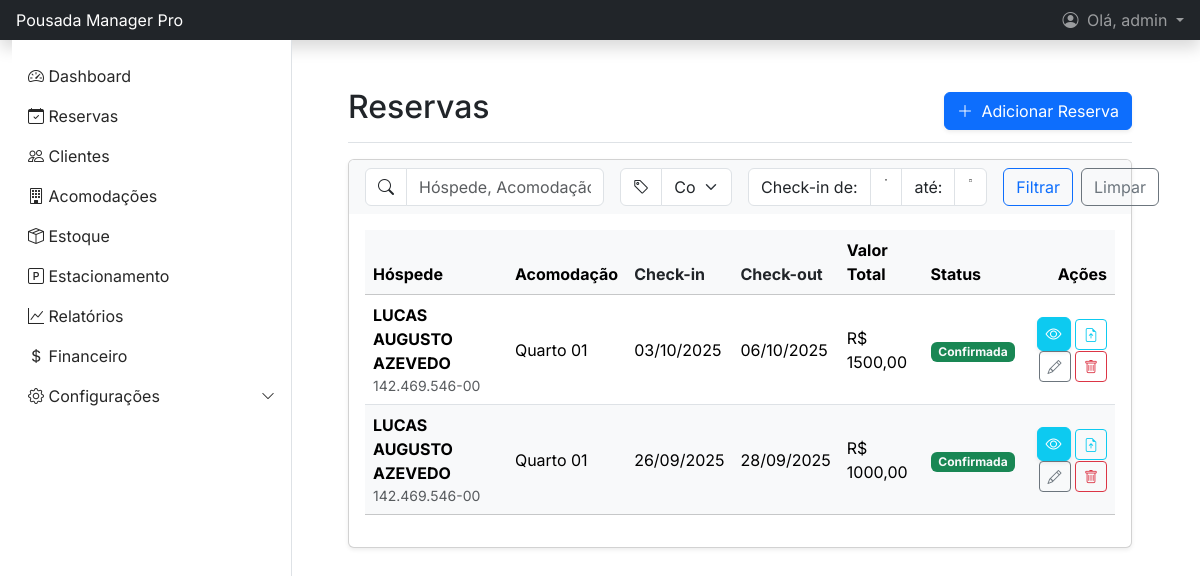
Page /reservas/?status=confirmada (signed in) on the earlier database version.
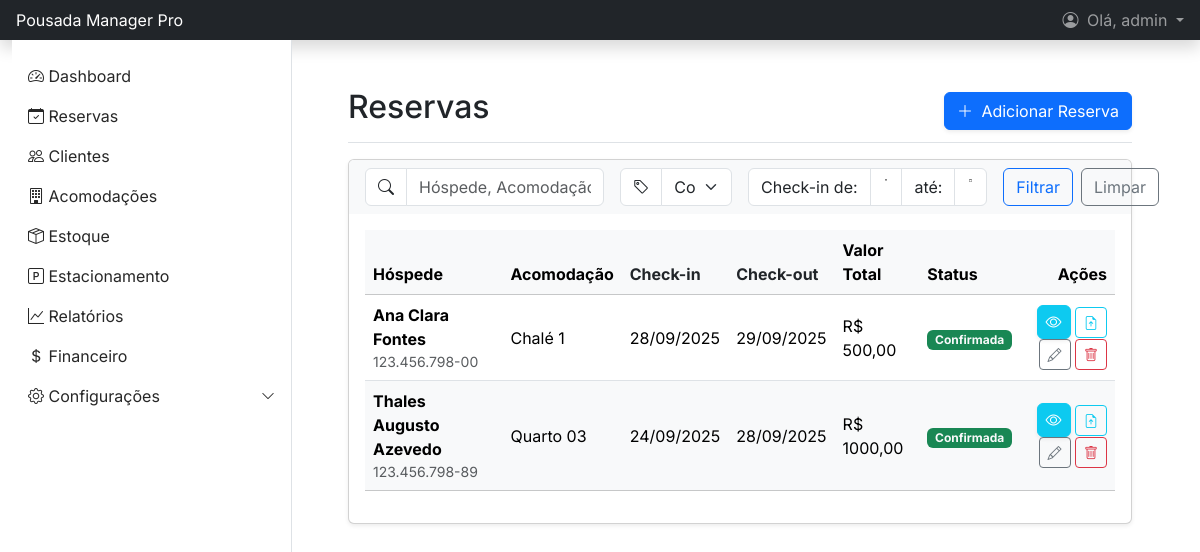
Same page on the later database version.
### gestao/models.py (models this page shows, shortened)
class Reserva(models.Model):
    STATUS_CHOICES = (
        ('pre_reserva', 'Pré-reserva'),
        ('confirmada', 'Confirmada'),
        ('checkin', 'Check-in Realizado'),
        ('checkout', 'Check-out Realizado'),
        ('cancelada', 'Cancelada'),
    )
    cliente = models.ForeignKey(Cliente, on_delete=models.CASCADE, related_name='reservas')
    acomodacao = models.ForeignKey(Acomodacao, on_delete=models.CASCADE, related_name='reservas')
    data_checkin = models.DateField()
    data_checkout = models.DateField()
    data_reserva = models.DateTimeField(auto_now_add=True)
    status = models.CharField(max_length=20, choices=STATUS_CHOICES, default='pre_reserva')
    num_adultos = models.PositiveIntegerField("N° Adultos", default=1, help_text="N° de adultos") # Atualizado 18.09.25
    num_criancas_5 = models.PositiveIntegerField("N° Crianças até 5 anos", default=0, help_text="Crianças até 5 anos") # Atualizado 18.09.25
    num_criancas_12 = models.PositiveIntegerField("N° Crianças de 6 a 12 anos", default=0, help_text="Crianças de 6 a 12 anos") # Atualizado 18.09.25
    valor_total_diarias = models.DecimalField(max_digits=10, decimal_places=2, default=0.0)
    valor_consumo = models.DecimalField(max_digits=10, decimal_places=2, default=0.0)
    desconto = models.DecimalField(max_digits=10, decimal_places=2, default=0.0)
    valor_extra = models.DecimalField(max_digits=10, decimal_places=2, default=0.0, help_text="Taxas ou valores adicionais.")
    valor_total_pago = models.DecimalField(max_digits=10, decimal_places=2, null=True, blank=True)

class Cliente(models.Model):
    nome_completo = models.CharField(max_length=150)
    cpf = models.CharField(max_length=14, unique=True, help_text="Formato: 000.000.000-00")
    email = models.EmailField(unique=True, null=True, blank=True)
    telefone = models.CharField(max_length=20)
    data_cadastro = models.DateTimeField(auto_now_add=True)
    data_nascimento = models.DateField(null=True, blank=True) # Atualizado 18.09.25
    cep = models.CharField(max_length=9, null=True, blank=True, help_text="Formato: 00000-000") # Atualizado 18.09.25
    logradouro = models.CharField(max_length=255, null=True, blank=True, verbose_name="Rua/Logradouro") # Atualizado 18.09.25
    numero = models.CharField(max_length=20, null=True, blank=True) # Atualizado 18.09.25
    complemento = models.CharField(max_length=100, null=True, blank=True) # Atualizado 18.09.25
    bairro = models.CharField(max_length=100, null=True, blank=True) # Atualizado 18.09.25
    cidade = models.CharField(max_length=100, null=True, blank=True) # Atualizado 18.09.25
    estado = models.CharField(max_length=2, null=True, blank=True, verbose_name="UF") # Atualizado 18.09.25
    foto = models.ImageField(upload_to='clientes_fotos/', null=True, blank=True, verbose_name="Foto do Cliente") # Atualizado 24.09.25

class Acomodacao(models.Model):
    STATUS_CHOICES = (
        ('disponivel', 'Disponível'),
        ('ocupado', 'Ocupado'),
        ('manutencao', 'Em Manutenção'),
        ('limpeza', 'Limpeza'),
    )
    numero = models.CharField(max_length=10, unique=True)
    tipo = models.ForeignKey(TipoAcomodacao, on_delete=models.PROTECT, related_name='acomodacoes')
    valor_diaria = models.DecimalField(max_digits=10, decimal_places=2)
    descricao = models.TextField(null=True, blank=True)
    capacidade = models.PositiveIntegerField(default=1, help_text="Número máximo de hóspedes.")
    qtd_camas = models.PositiveIntegerField(default=1, help_text="Quantidade de camas no quarto.")
    status = models.CharField(max_length=20, choices=STATUS_CHOICES, default='disponivel')

### gestao/views.py (the view)
# urls.py: path('reservas/', views.ReservaListView.as_view(), name='reserva_list'),
class ReservaListView(LoginRequiredMixin, PermissionRequiredMixin, ListView):
    permission_required = 'gestao.view_reserva'
    raise_exception = True  # Mostra erro 403 se não tiver permissão
    model = Reserva
    template_name = 'gestao/reserva_list.html'
    context_object_name = 'reservas'
    ordering = ['-data_reserva']
    paginate_by = 20
    def get_queryset(self):
        queryset = super().get_queryset().select_related('cliente', 'acomodacao')
        ordering = self.request.GET.get('ordering', '-data_reserva')
        allowed_ordering_fields = ['data_checkin', '-data_checkin', 'data_checkout', '-data_checkout']
        if ordering in allowed_ordering_fields:
            queryset = queryset.order_by(ordering)
        else:
            queryset = queryset.order_by('-data_reserva') # Fallback para o padrão
        query = self.request.GET.get('q')
        status = self.request.GET.get('status')
        checkin_inicio = self.request.GET.get('checkin_inicio')
        checkin_fim = self.request.GET.get('checkin_fim')
        if query:
            queryset = queryset.filter(
                Q(cliente__nome_completo__icontains=query) |
                Q(cliente__cpf__icontains=query) |
                Q(acomodacao__numero__icontains=query)
            )
        if status:
            queryset = queryset.filter(status=status)
        if checkin_inicio:
            try:
                data_inicio_obj = datetime.strptime(checkin_inicio, '%Y-%m-%d').date()
                queryset = queryset.filter(data_checkin__gte=data_inicio_obj)
            except (ValueError, TypeError):
                pass # Ignora data inválida
        if checkin_fim:
            try:
                data_fim_obj = datetime.strptime(checkin_fim, '%Y-%m-%d').date()
                queryset = queryset.filter(data_checkin__lte=data_fim_obj)
            except (ValueError, TypeError):
                pass # Ignora data inválida
        return queryset
    def get_context_data(self, **kwargs):
        context = super().get_context_data(**kwargs)
        context['query'] = self.request.GET.get('q', '')
        context['checkin_inicio'] = self.request.GET.get('checkin_inicio', '')
        context['checkin_fim'] = self.request.GET.get('checkin_fim', '')
        context['current_ordering'] = self.request.GET.get('ordering', '-data_reserva')
        context['status_choices'] = Reserva.STATUS_CHOICES
        return context

### templates/gestao/reserva_list.html (shortened to what the changed rows need)
{% extends 'base.html' %}
{% block content %}
<main class="px-md-4">
    <div class="d-flex justify-content-between flex-wrap flex-md-nowrap align-items-center pt-3 pb-2 mb-3 border-bottom">
        <h1 class="h2">Reservas</h1>
    </div>
    <div class="card shadow-sm">
        <div class="card-body">
            <div class="table-responsive">
                <table class="table table-hover align-middle">
                    <thead class="table-light">
                        <tr>
                            <th scope="col">Hóspede</th>
                            <th scope="col">Acomodação</th>
                            <th scope="col">
                                <a href="?ordering={% if current_ordering == 'data_checkin' %}-data_checkin{% else %}data_checkin{% endif %}&q={{ request.GET.q|default:'' }}&status={{ request.GET.status|default:'' }}" class="text-decoration-none text-dark">
                                    Check-in
                                </a>
                            </th>
                            <th scope="col">
                                <a href="?ordering={% if current_ordering == 'data_checkout' %}-data_checkout{% else %}data_checkout{% endif %}&q={{ request.GET.q|default:'' }}&status={{ request.GET.status|default:'' }}" class="text-decoration-none text-dark">
                                    Check-out
                                </a>
                            </th>
                            <th scope="col">Valor Total</th>
                            <th scope="col">Status</th>
                            <th scope="col" class="text-end">Ações</th>
                        </tr>
                    </thead>
                    <tbody>
                        {% for reserva in page_obj %}
                        <tr class="{% cycle '' 'table-light' %}">
                            <td>
                                <div class="fw-bold">{{ reserva.cliente.nome_completo }}</div>
                                <div class="small text-muted">{{ reserva.cliente.cpf }}</div>
                            </td>
                            <td>
                            {% if reserva.acomodacao.numero|stringformat:"s"|slice:":1" == "0" %}
                                Quarto {{ reserva.acomodacao.numero }}
                            {% else %}
                                Chalé {{ reserva.acomodacao.numero }}
                            {% endif %}
                            </td>
                            <td>{{ reserva.data_checkin|date:"d/m/Y" }}</td>
                            <td>{{ reserva.data_checkout|date:"d/m/Y" }}</td>
                            <td>R$ {{ reserva.valor_total_diarias|floatformat:2 }}</td>
                            <td>
                                {% if reserva.status == 'confirmada' %}
                                    <span class="badge bg-success text-light">{{ reserva.get_status_display }}</span>
                                {% elif reserva.status == 'pre_reserva' %}
                                    <span class="badge bg-warning text-light">{{ reserva.get_status_display }}</span>
                                {% elif reserva.status == 'cancelada' %}
                                    <span class="badge bg-danger text-light">{{ reserva.get_status_display }}</span>
                                {% elif reserva.status == 'checkin' %}
                                    <span class="badge bg-primary-soft text-primary">{{ reserva.get_status_display }}</span>
                                {% elif reserva.status == 'checkout' %}
                                    <span class="badge bg-secondary-soft text-secondary">{{ reserva.get_status_display }}</span>
                                {% else %}
                                    <span class="badge bg-light text-dark">{{ reserva.get_status_display }}</span>
                                {% endif %}
                            </td>
                            <td class="text-end">
                                <a href="{% url 'reserva_detail' reserva.pk %}"
                                    class="btn btn-info text-white fw-bold shadow-sm px-2 py-1"
                                    data-bs-toggle="tooltip"
                                    title="Ver Detalhes">
                                    <i class="bi bi-eye"></i>
                                </a>
                                <a href="#"
                                class="btn btn-sm btn-outline-info"
                                data-bs-toggle="modal"
                                data-bs-target="#arquivosModal{{ reserva.id }}"
                                title="Arquivos da Reserva">
                                    <i class="bi bi-file-earmark-arrow-up"></i>
                                </a>
                                <a href="{% url 'reserva_edit' reserva.pk %}" class="btn btn-sm btn-outline-secondary" data-bs-toggle="tooltip" title="Editar">
                                    <i class="bi bi-pencil"></i>
                                </a>
                                <a href="{% url 'reserva_delete' reserva.pk %}" class="btn btn-sm btn-outline-danger" data-bs-toggle="tooltip" title="Cancelar">
                                    <i class="bi bi-trash"></i>
                                </a>
                            </td>
                        </tr>
                        {% empty %}
                        <tr>
                            <td colspan="6" class="text-center py-4">Nenhuma reserva encontrada.</td>
                        </tr>
                        {% endfor %}
                    </tbody>
                </table>
            </div>
        </div>
    </div>
</main>
{% endblock %}

Differences in the rows shown:
removed Reserva: cliente.nome_completo "LUCAS AUGUSTO AZEVEDO", cliente.cpf "142.469.546-00", acomodacao.numero "01", data_checkin "03/10/2025", data_checkout "06/10/2025", valor_total_diarias "1500,00", status "Confirmada"
removed Reserva: cliente.nome_completo "LUCAS AUGUSTO AZEVEDO", cliente.cpf "142.469.546-00", acomodacao.numero "01", data_checkin "26/09/2025", data_checkout "28/09/2025", valor_total_diarias "1000,00", status "Confirmada"
added Reserva: cliente.nome_completo "Ana Clara Fontes", cliente.cpf "123.456.798-00", acomodacao.numero "1", data_checkin "28/09/2025", data_checkout "29/09/2025", valor_total_diarias "500,00", status "Confirmada"
added Reserva: cliente.nome_completo "Thales Augusto Azevedo", cliente.cpf "123.456.798-89", acomodacao.numero "03", data_checkin "24/09/2025", data_checkout "28/09/2025", valor_total_diarias "1000,00", status "Confirmada"
